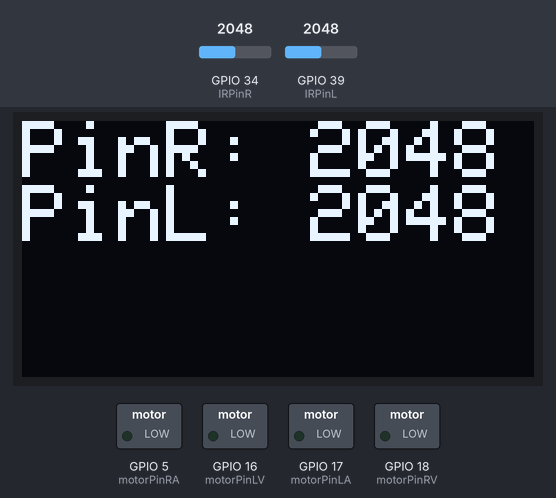
Simulated run of this sketch. Board: ESP32. On the bench: 128×64 one-colour display, switched loads named in the sketch (green lamp = pin HIGH). Dashed ring = blinking. The test bench sets the inputs (shaded band); at power-on: GPIO 34 (IRPinR) = 2048, GPIO 39 (IRPinL) = 2048.

Above: at 1.2 s.
1.3 s: GPIO 34 (IRPinR) set to 426
At 2.0 s:
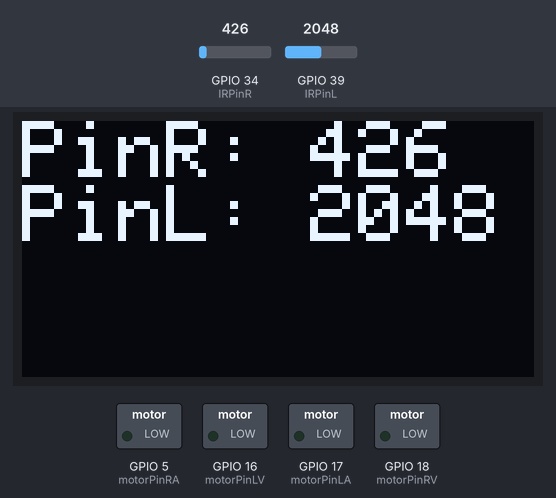
2.8 s: GPIO 34 (IRPinR) set to 385
At 3.9 s:
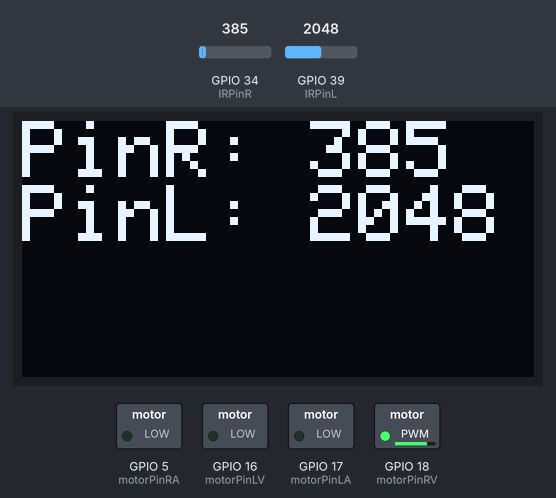
5.8 s: GPIO 39 (IRPinL) set to 440
At 8.07 s:
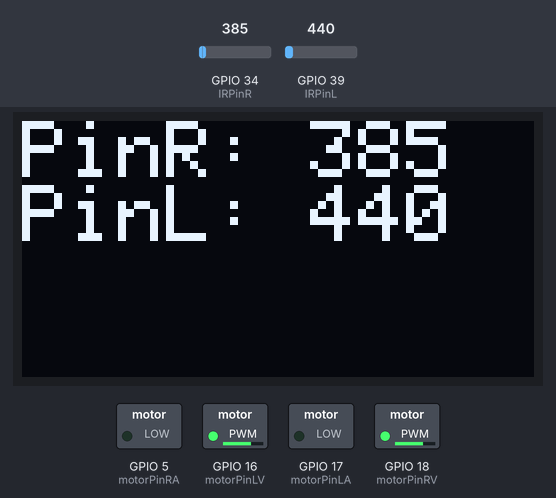
8.4 s: GPIO 39 (IRPinL) set to 374
At 10.9 s:
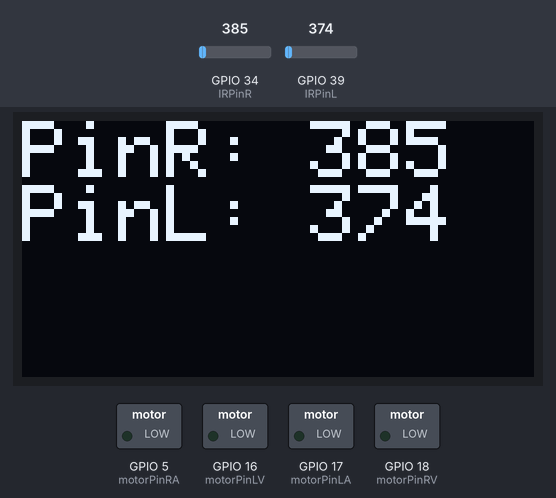
11.2 s: GPIO 34 (IRPinR) set to 491
At 12.3 s:
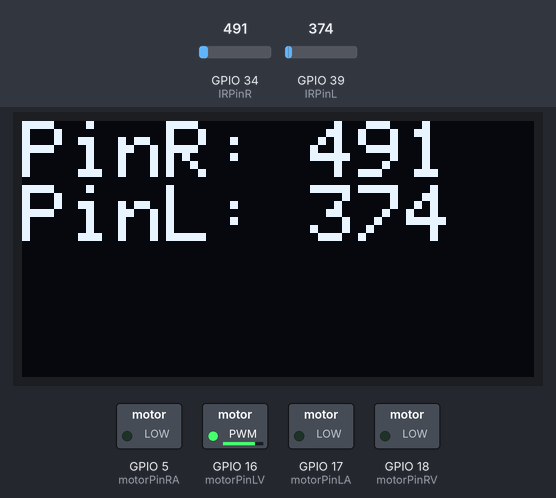
14.2 s: GPIO 34 (IRPinR) set to 45
At 15.7 s:
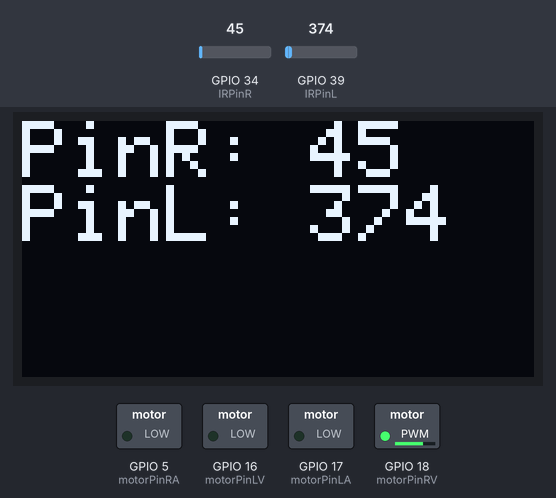
Timing chart, 0 to 17.1 s (numbered marks = the images above; inputs shaded):
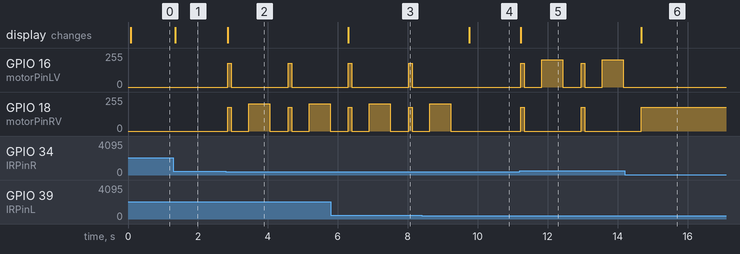

The sketch:

DoolhofTest.ino
```cpp
//include libraries that we need.
#include <Arduino.h>
#include <analogWrite.h>
#include <Adafruit_VL53L0X.h>
#include <Adafruit_GFX.h>
#include <Adafruit_SSD1306.h>
#include "WiFi.h"

//declaring the pins
int motorPinLV = 16;
int motorPinLA = 17;
int motorPinRV = 18;
int motorPinRA = 5;
int IRPinR = 34;
int IRPinL = 39;

//declaring the variables
int pinR;
int pinL;
String colourR = "";
String colourL = "";

Adafruit_SSD1306 display(128, 64, &Wire, 4);

Adafruit_VL53L0X lox = Adafruit_VL53L0X();

void setup() {
//setup display
  if(!display.begin(SSD1306_SWITCHCAPVCC, 0x3C)) {
    Serial.println(F("SSD1306 allocation failed"));
    for(;;); // Don't proceed, loop forever
  }
  if (!lox.begin()) {
    Serial.println(F("Failed to boot VL53L0X"));
    while(1);
  }

  display.clearDisplay();
  display.setTextSize(2);
  display.setTextColor(SSD1306_WHITE);
  display.display();

  //setup pins
  Serial.begin(115200);
  pinMode(motorPinRA, OUTPUT);
  pinMode(motorPinRV, OUTPUT);
  pinMode(motorPinLV, OUTPUT);
  pinMode(motorPinLA, OUTPUT);

}

void loop() {
readPins();
/*
 * display
 */
//clear the display
  display.clearDisplay();

//write the values from the IR sensor on the display
  display.setCursor(0,0);             // Start at top-left corner
  display.print("PinR: ");
  display.println(pinR);
  display.print("PinL: ");
  display.println(pinL);
  display.display();


//turnLeft90(80);
//standStill();
//delay(1000);

////If both are white then drive forward
//if(colourL == "white" && colourR == "white")
//{
//  driveForward(80);
//}
////if right is grey then adjust to the right.
//else if(colourL == "white" && colourR == "grey")
//{
//  turnRight(80);
//}
////if right is black then turn 90 degrees right and if there is a road ahead.
//else if(colourL == "white" && colourR == "black")
//{
//  turnRight90(80);
//}
////if left is grey then adjust to the left.
//else if(colourL == "grey" && colourR == "white")
//{
//  turnLeft(80);
//}
////if both are grey then turn 180 degrees.
//else if(colourL == "grey" && colourR == "grey")
//{
//  standStill();
//}
////if right is black then turn right and check if there is a road ahead.
//else if(colourL == "grey" && colourR == "black")
//{
//  turnRight90(80);
//}
////If left is black then turn 90 degrees to the left.
//if(colourL == "black" && colourR == "white")
//{
//  turnLeft90(80);
//}
////if left is black then turn 90 degrees to the left.
//if(colourL == "black" && colourR == "grey")
//{
//  turnLeft90(80);
//}
////if both are black then turn 90 degrees to the left.
//else if(colourL == "black" && colourR == "black")
//{
//  turnLeft90(80);
//}
//else
//{
//  standStill();
//}

//dit werkt om de lijn te volgen
  if(colourL == "white" && colourR == "white")
  {
    driveForward(70);
  }
  else if(colourL == "grey" && colourR == "white")
  {
    turnLeft(70);
  }
  else if(colourL == "white" && colourR == "grey")
  {
    turnRight(70);
  }
  else if(colourL == "white" && colourR == "black")
  {
    delay(100);
    standStill();
    delay(500);
    turnRight90(80);
    standStill();
    delay(500);
  }
  else if(colourL == "grey" && colourR == "black")
  {
    driveForward(70);
    delay(100);
    standStill();
    delay(500);
    turnRight90(80);
    standStill();
    delay(500);
  }
  else if(colourL == "grey" && colourR == "grey")
  {
    standStill();
  }
  else if(colourL == "black" && colourR == "white")
  {
    driveForward(70);
    delay(100);
    standStill();
    delay(500);
    turnLeft90(80);
    standStill();
    delay(500);
  }
  else if(colourL == "black" && colourR == "grey")
  {
    driveForward(70);
    delay(100);
    standStill();
    delay(500);
    turnLeft90(80);
    standStill();
    delay(500);
  }
  else
  {
    standStill();
  }
}


/*
 * --------------------------------------------------------------
 * -------------------------Functions----------------------------
 * --------------------------------------------------------------
 */

 /*
 * Read the pins and give a colour
 */
void readPins() {
pinL = analogRead(IRPinL);
pinR = analogRead(IRPinR);

  if(pinR <= 80)  {
    colourR = "white";
  }else if(pinR > 80 && pinR <=400)  {
    colourR = "grey";
  }else if(pinR > 400) {
    colourR = "black";
  }

  if(pinL <= 85)  {
    colourL = "white";
  }else if(pinL >85 && pinL <=400) {
    colourL = "grey";
  }else if(pinL >400)  {
    colourL = "black";
  }
}

void driveForward(double percentage) {
  int speedR = int((255.0f / 100.0f) * percentage);
  int speedL = int((255.0f / 100.0f) * percentage);

  analogWrite(motorPinRA, 0);
  analogWrite(motorPinRV, speedR);
  analogWrite(motorPinLV, speedL);
  analogWrite(motorPinLA, 0);
}

/*
 * Stand still
 */

void standStill() {
  analogWrite(motorPinRA, 0);
  analogWrite(motorPinRV, 0);
  analogWrite(motorPinLV, 0);
  analogWrite(motorPinLA, 0);
}

/*
 * turn left
 */

void turnLeft(double percentage) {
  int speedR = int((255.0f / 100.0f) * percentage);
  int speedL = int((255.0f / 100.0f) * percentage);

  analogWrite(motorPinRA, 0);
  analogWrite(motorPinRV, speedR);
  analogWrite(motorPinLV, 0);
  analogWrite(motorPinLA, 0);
}

/*
 * turn right
 */

void turnRight(double percentage) {
  int speedR = int((255.0f / 100.0f) * percentage);
  int speedL = int((255.0f / 100.0f) * percentage);

  analogWrite(motorPinRA, 0);
  analogWrite(motorPinRV, 0);
  analogWrite(motorPinLV, speedL);
  analogWrite(motorPinLA, 0);
}

/*
 * turn left 90
 */

void turnLeft90(double percentage) {
  int speedR = int((255.0f / 100.0f) * percentage);
  int speedL = int((255.0f / 100.0f) * percentage);
  analogWrite(motorPinRA, 0);
  analogWrite(motorPinRV, speedR);
  analogWrite(motorPinLV, 0);
  analogWrite(motorPinLA, 0);
  delay(600);
  standStill();
}

/*
 * turn right 90
 */

void turnRight90(double percentage)  {
  int speedR = int((255.0f / 100.0f) * percentage);
  int speedL = int((255.0f / 100.0f) * percentage);
  analogWrite(motorPinRA, 0);
  analogWrite(motorPinRV, 0);
  analogWrite(motorPinLV, speedL);
  analogWrite(motorPinLA, 0);
  delay(600);
  standStill();
}

/*
 * drive backwards
 */

void driveBackwards(double percentage){
  int speedR = int((255.0f / 100.0f) * percentage);
  int speedL = int((225.0f / 100.0f) * percentage);

  analogWrite(motorPinRA, speedR);
  analogWrite(motorPinRV, 0);
  analogWrite(motorPinLV, 0);
  analogWrite(motorPinLA, speedL);
}

/*
 * turn 180
 */

void turn180()  {
  analogWrite(motorPinRA, 255);
  analogWrite(motorPinRV, 0);
  analogWrite(motorPinLV, 0);
  analogWrite(motorPinLA, 0);
  delay(1000);
}

/*
 * turn 90 backwards
 */
void turn90Backwards()  {
  analogWrite(motorPinRA, 255);
  analogWrite(motorPinRV, 0);
  analogWrite(motorPinLV, 0);
  analogWrite(motorPinLA, 0);
  delay(500);
}

void checkIfRoadAhead() {

}
```

Measured:
- the behaviour switches between 401 and 400 on GPIO 34 (IRPinR) (found by bisection; images 1 and 2)
- the behaviour switches between 401 and 400 on GPIO 39 (IRPinL) (found by bisection; images 3 and 4)
- after the input at 1.3 s, the display: changes after 0.05 s (image 1)
- after the input at 2.8 s, GPIO 16 (motorPinLV): alternates 178/255 for 0.10 s and 0/255 for 1.6 s, starting after 0.05 s; GPIO 18 (motorPinRV): 0/255 → 178/255 after 0.05 s, → 0/255 0.10 s later, → 203/255 0.50 s later, → 0/255 0.60 s later, … (8 changes in this stretch); the display: changes after 0.05 s (image 2)
- after the input at 5.8 s, the display: changes after 0.50 s (image 3)
- after the input at 8.4 s, GPIO 16 (motorPinLV): stays 0/255 (without the input it goes to 178/255 after 1.4 s); GPIO 18 (motorPinRV): goes on until 9.2 s, then stays 0/255; the display: changes after 1.4 s (image 4)
- after the input at 11.2 s, GPIO 16 (motorPinLV): 0/255 → 178/255 at once, → 0/255 0.10 s later, → 203/255 0.50 s later, → 0/255 0.60 s later, … (8 changes in this stretch); GPIO 18 (motorPinRV): alternates 178/255 for 0.10 s and 0/255 for 1.6 s, starting at once; the display: changes at once (image 5)
- after the input at 14.2 s, GPIO 16 (motorPinLV): stops changing and stays 0/255; GPIO 18 (motorPinRV): goes on until 14.7 s, then stays 178/255; the display: changes after 0.48 s (image 6)
